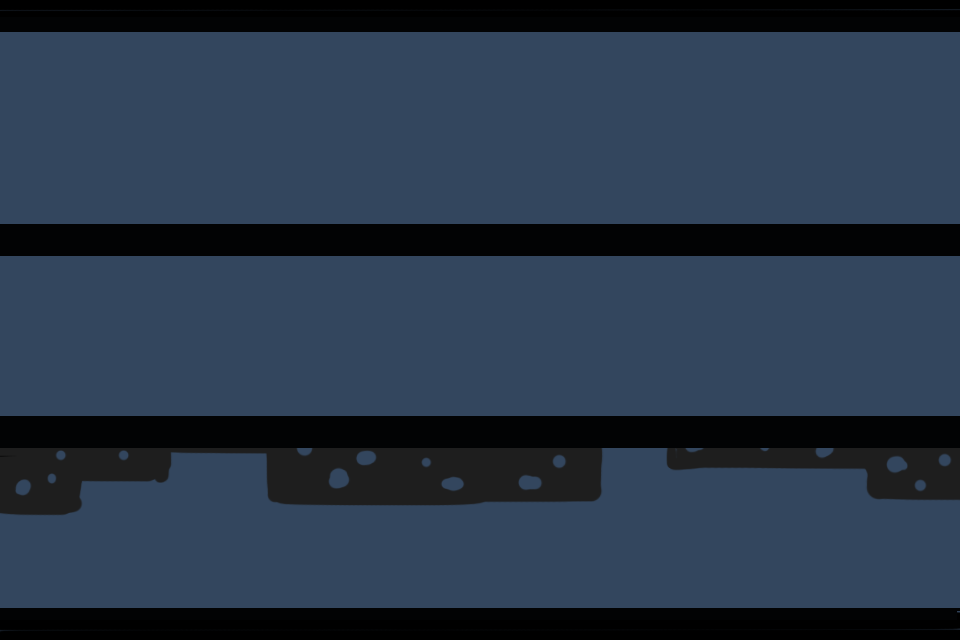

A level layout from a 2D game, rendered from its tile map. Below: a short description, then the map file with tile-grid data replaced by summaries:
An orthogonal 30x20 tile map with 32x32 px tiles, 1 tile layer (块层 1) and 5 objects (2x floor, ladder, role, ai).

<map version="1.0" orientation="orthogonal" width="30" height="20" tilewidth="32" tileheight="32">
 <tileset firstgid="1" name="background" tilewidth="32" tileheight="32">
  <image source="background.png" width="960" height="640" />
 </tileset>
 <layer name="块层 1" width="30" height="20">
  <data>[600 cells, 600 non-empty, 600 distinct tile ids]</data>
 </layer>
 <objectgroup color="#ff8000" name="collision" width="30" height="20">
  <object name="floor" type="floor" x="0" y="608" width="960" height="32">
   <properties>
    <property name="tag" value="0" />
   </properties>
  </object>
  <object name="ladder" type="ladder" x="608" y="416" width="64" height="192">
   <properties>
    <property name="tag" value="800" />
   </properties>
  </object>
  <object name="floor" type="floor" x="0" y="416" width="960" height="32">
   <properties>
    <property name="tag" value="1" />
   </properties>
  </object>
 </objectgroup>
 <objectgroup color="#00ffff" name="roles" width="30" height="20">
  <object name="role" type="role" x="64" y="576" width="32" height="32">
   <properties>
    <property name="direction" value="right" />
   </properties>
  </object>
  <object name="AI_0" type="ai" x="448" y="576" width="32" height="32">
   <properties>
    <property name="direction" value="right" />
    <property name="idleDuration" value="2" />
    <property name="moveDistance" value="100" />
    <property name="speed" value="100" />
   </properties>
  </object>
 </objectgroup>
</map>